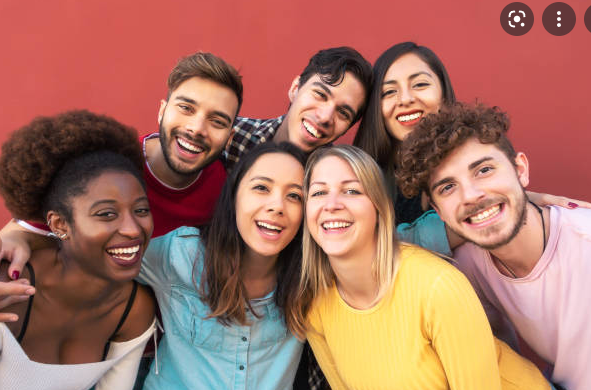
#> input picture group_img.png, 591 x 390 px
$ python FaceDetection_img.py
#> lines starting #> are read from the running program, lines starting #| are printed output that depends on the picture; after the words box and inside, x2 and y2 are one past the last pixel; in counts of white or black regions, pixels touching at a corner belong together
import cv2
from random import randrange

# load some pre-trained data on face frontals from opencv
trained_face_data = cv2.CascadeClassifier('frontalface_default.xml')

#choose an image to detect image
img = cv2.imread('group_img.png')
#> img is the input picture: shape (390, 591, 3); mean B, G, R 97.7, 113, 165.1

#must convert to grayscale
grayscaled_img = cv2.cvtColor(img, cv2.COLOR_BGR2GRAY)
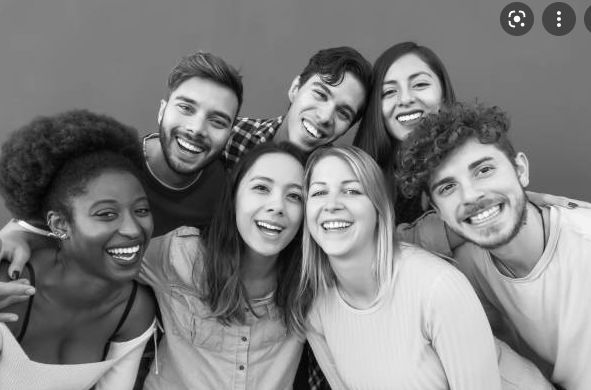
#> grayscaled_img: shape (390, 591); min 1, max 255, mean 126.8

#detect faces
face_coordinates = trained_face_data.detectMultiScale(grayscaled_img)
#> face_coordinates = [[369, 57, 75, 75], [294, 159, 86, 86], [227, 155, 94, 94], [155, 77, 90, 90], [67, 174, 101, 101]]

#draw rectangles around the faces
for (x, y, w, h) in face_coordinates:
    cv2.rectangle(img, (x, y), (x + w, y + h), (randrange(128, 256), randrange(128, 256), randrange(128, 256)), 2)
#> this loop made 5 passes
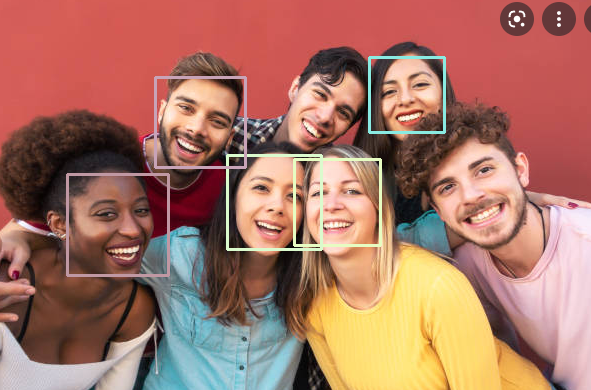
#> img: shape (390, 591, 3); 2.3% of pixels changed, all inside (x1, y1, x2, y2) = (66, 56, 446, 277)

print(face_coordinates)
#| [[369  57  75  75]
#|  [294 159  86  86]
#|  [227 155  94  94]
#|  [155  77  90  90]
#|  [ 67 174 101 101]]

#
cv2.imshow('Face Detector', img)


# wait until a key is pressed
cv2.waitKey()
print("code working")

$ run again, with rdj.png copied over group_img.png
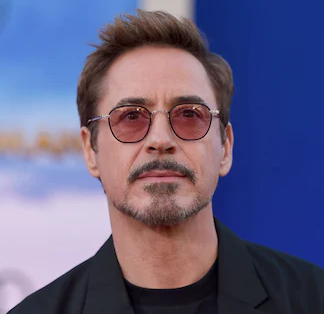
#> input picture rdj.png, 324 x 314 px
#> img is the input picture: shape (314, 324, 3); mean B, G, R 130.6, 96.2, 100.1
#> `grayscaled_img = cv2.cvtColor(img, cv2.COLOR_BGR2GRAY)`:
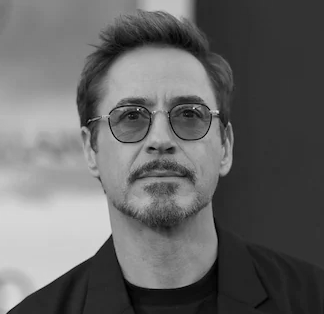
#> grayscaled_img: shape (314, 324); min 0, max 234, mean 101.3
#> face_coordinates = [[71, 48, 183, 183]]
#> the loop `for (x, y, w, h) in face_coordinates:` made 1 pass
#> after the loop `for (x, y, w, h) in face_coordinates:`:
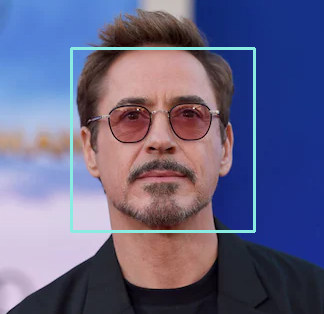
#> img: shape (314, 324, 3); 2.15% of pixels changed, all inside (x1, y1, x2, y2) = (70, 47, 256, 233)
#| [[ 71  48 183 183]]
